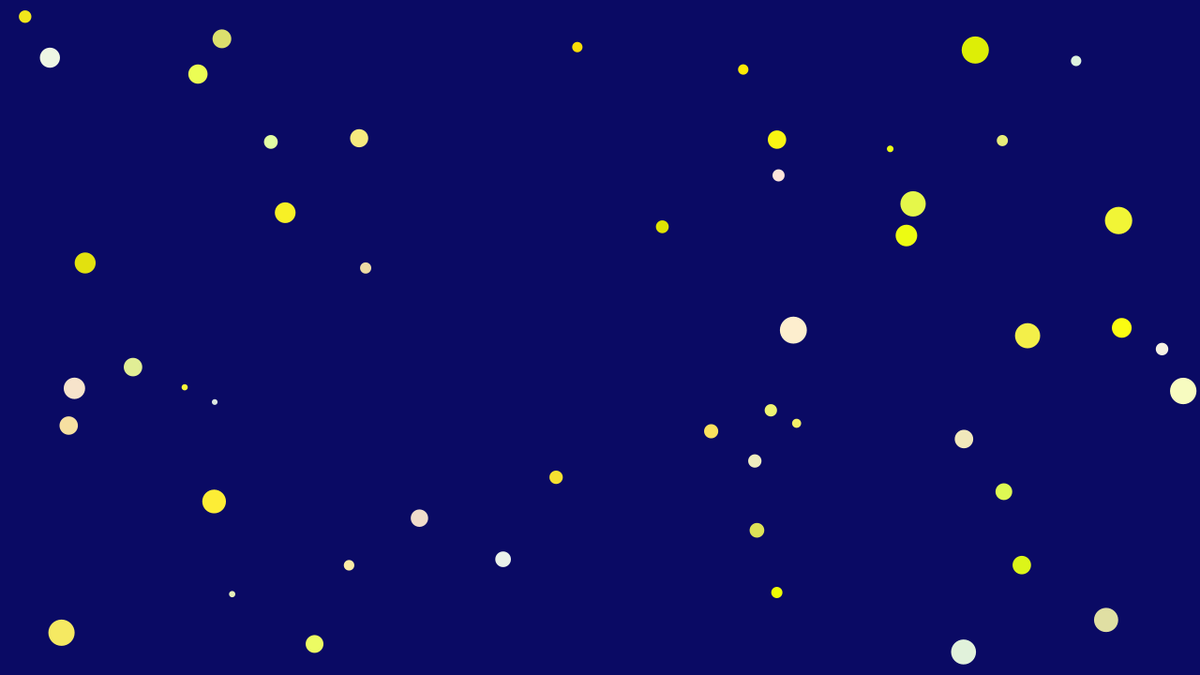
Frame 1 (no input)
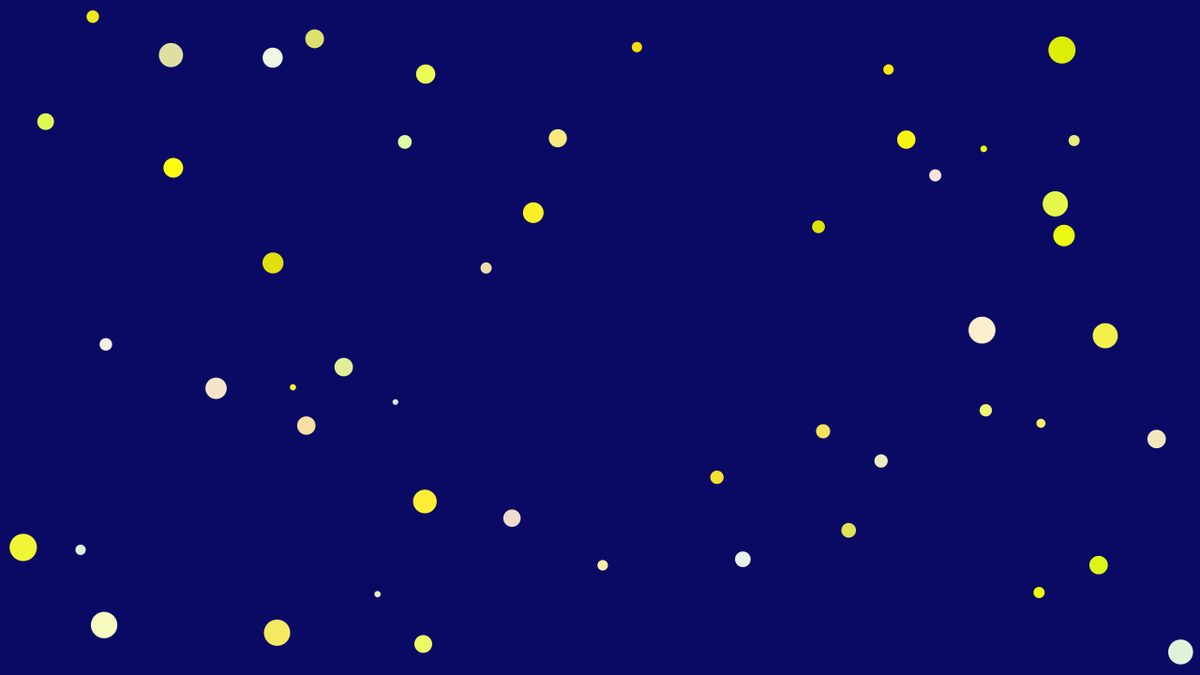
Frame 60 (the mouse pressed at the canvas centre just before this capture)
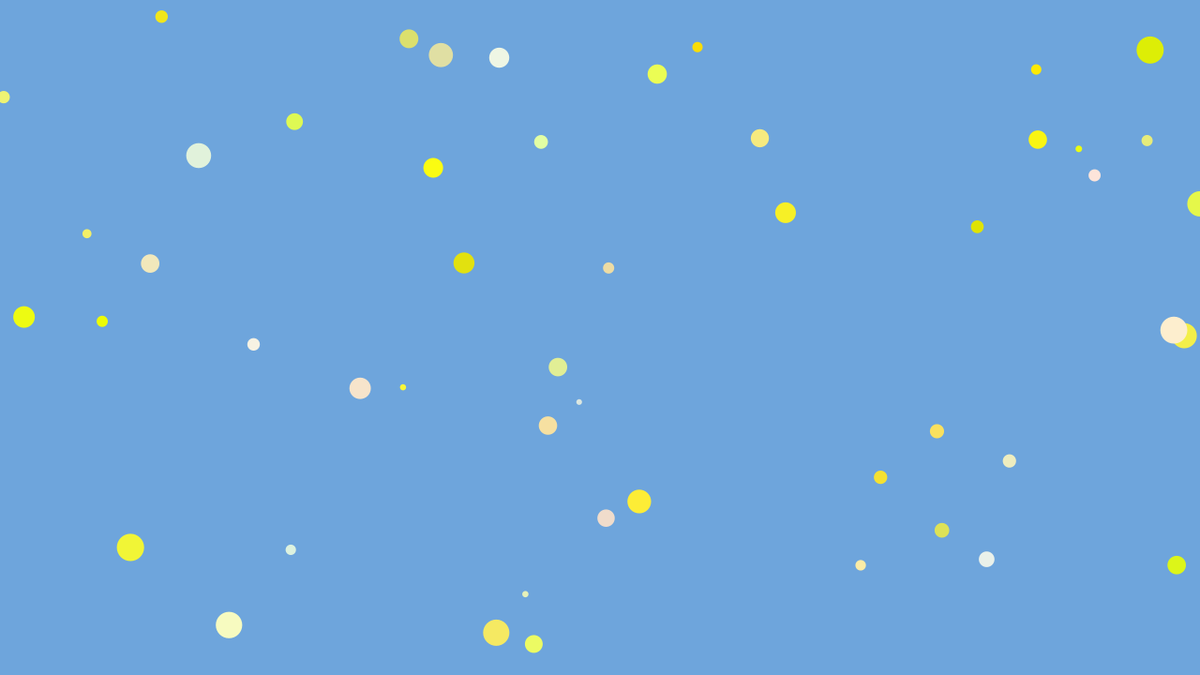
Frame 120 (the mouse held since frame 60 and released just before this capture)

The Processing sketch that drew these frames (run headless with seeded random() and noise(); from frame 60 on, the mouse is pressed at the canvas centre):

// Processing sketch: variablePractice
// ── variablePractice.pde
//float x = random(width);
//float y = random(height);
//float r = random(255);
//float g = random(255);
//float b = random(255);
//float s = random(5, 50);
//color currentColor;
//color targetColor;
//int numStars = 50;
//Star[] stars = new Star[numStars];
float x;
float y;
float r;
float g;
float b;
float s;

color currentColor;
color targetColor;
int numStars = 50;
Star[] stars = new Star[numStars];

void setup() {
  size(1280, 720);
  noStroke();
  currentColor = color(10, 10, 100);
  targetColor = currentColor;
  for (int i = 0; i < numStars; i++) {
    stars[i] = new Star();
  }
}

void draw() {
  float gradientValue = map(mouseX, 0, width, 0, 1);
  color blue = color(10, 10, 100);
  color lightBlue = color(136, 205, 250);
  color orange = color(200, 130, 0);

  if (frameCount % 30 == 0) {
    if (gradientValue < 0.5) {
      targetColor = lerpColor(blue, lightBlue, gradientValue * 2);
    } else {
      targetColor = lerpColor(lightBlue, orange, (gradientValue - 0.5) * 2);
    }
  }

  currentColor = lerpColor(currentColor, targetColor, 0.05);


  background(currentColor);

  for (int i = 0; i < numStars; i++) {
    stars[i].update();
    stars[i].display();
  }

}

class Star {
    float x;
    float y;
    float r;
    float g;
    float b;
    float s;
    float speed;
  
  
  Star() {
    this.x = random(width);
    this.y = random(height);
    this.r = random(220, 255);
    this.g = random(220, 255);
    this.b = random(0, 255);
    this.s = random(5, 30);
    this.speed = random(1, 5);
  }
  void update() {
    x += speed;
    if (x > width) {
      x = 0;
      y = random(height);
    }
  }
  void display() {
    fill(r, g, b);
    circle(x, y, s);
  }
}

  

  //Star() {
  //  x = random(width);
  //  y = random(height);
  //  r = random(230, 250);
  //  g = random(230, 250);
  //  b = random(0, 10);
  //  s = random(5, 30);
  //  speed = random(1, 5);

  //  void update() {
  //    x += speed;
  //    if (x > width) {
  //      x = 0;
  //      y = random(height);
  //    }
  //  }

  //  //int numCircles = 50;
  //  x = random(width);
  //  y = random(height);
  //  r = random(230, 250);
  //  g = random(230, 255);
  //  b = random(0, 10);
  //  s = random(1, 30);
  //  fill(r, g, b);
  //  circle(x, y, s);
  //}
